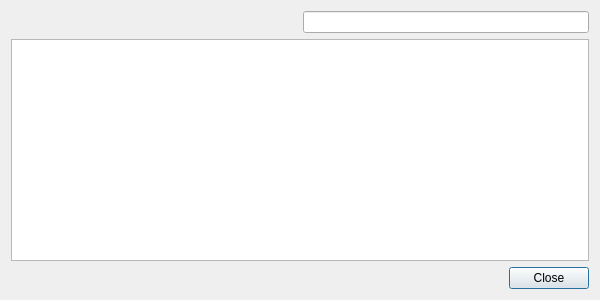
<?xml version="1.0" encoding="UTF-8"?>
<ui version="4.0">
 <class>ShortcutDialog</class>
 <widget class="QDialog" name="ShortcutDialog">
  <property name="geometry">
   <rect>
    <x>0</x>
    <y>0</y>
    <width>600</width>
    <height>300</height>
   </rect>
  </property>
  <property name="windowTitle">
   <string>Keyboard Shortcuts</string>
  </property>
  <layout class="QGridLayout" name="gridLayout">
   <item row="0" column="0">
    <spacer name="horizontalSpacer">
     <property name="orientation">
      <enum>Qt::Horizontal</enum>
     </property>
     <property name="sizeHint" stdset="0">
      <size>
       <width>180</width>
       <height>20</height>
      </size>
     </property>
    </spacer>
   </item>
   <item row="0" column="1">
    <widget class="SearchLineEdit" name="search"/>
   </item>
   <item row="1" column="0" colspan="2">
    <widget class="KeyboardShortcutsColumnView" name="columnView"/>
   </item>
   <item row="2" column="0" colspan="2">
    <widget class="QDialogButtonBox" name="buttonBox">
     <property name="orientation">
      <enum>Qt::Horizontal</enum>
     </property>
     <property name="standardButtons">
      <set>QDialogButtonBox::Close</set>
     </property>
    </widget>
   </item>
  </layout>
 </widget>
 <customwidgets>
  <customwidget>
   <class>KeyboardShortcutsColumnView</class>
   <extends>QColumnView</extends>
   <header>keyboardshortcutsdialog_p.h</header>
  </customwidget>
  <customwidget>
   <class>SearchLineEdit</class>
   <extends>QLineEdit</extends>
   <header>searchlineedit.h</header>
  </customwidget>
 </customwidgets>
 <tabstops>
  <tabstop>search</tabstop>
  <tabstop>columnView</tabstop>
  <tabstop>buttonBox</tabstop>
 </tabstops>
 <resources/>
 <connections>
  <connection>
   <sender>buttonBox</sender>
   <signal>accepted()</signal>
   <receiver>ShortcutDialog</receiver>
   <slot>accept()</slot>
   <hints>
    <hint type="sourcelabel">
     <x>224</x>
     <y>278</y>
    </hint>
    <hint type="destinationlabel">
     <x>157</x>
     <y>274</y>
    </hint>
   </hints>
  </connection>
  <connection>
   <sender>buttonBox</sender>
   <signal>rejected()</signal>
   <receiver>ShortcutDialog</receiver>
   <slot>reject()</slot>
   <hints>
    <hint type="sourcelabel">
     <x>292</x>
     <y>284</y>
    </hint>
    <hint type="destinationlabel">
     <x>286</x>
     <y>274</y>
    </hint>
   </hints>
  </connection>
 </connections>
</ui>
